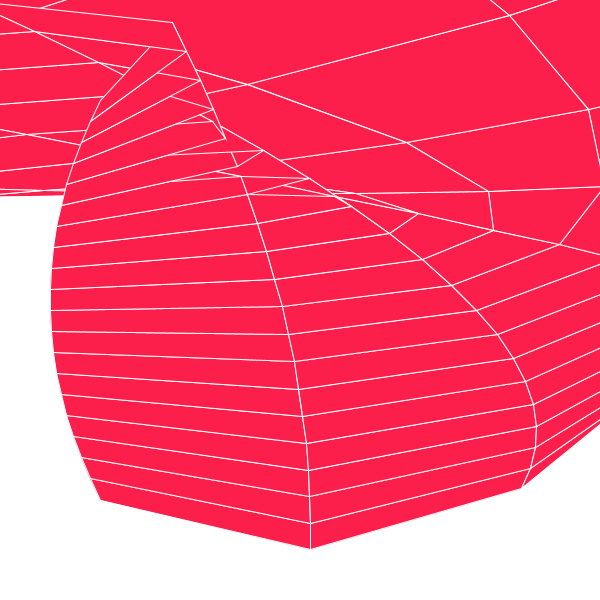
Frame 1 (no input)
Frame 60 (the mouse pressed at the canvas centre just before this capture): identical to frame 1, image omitted
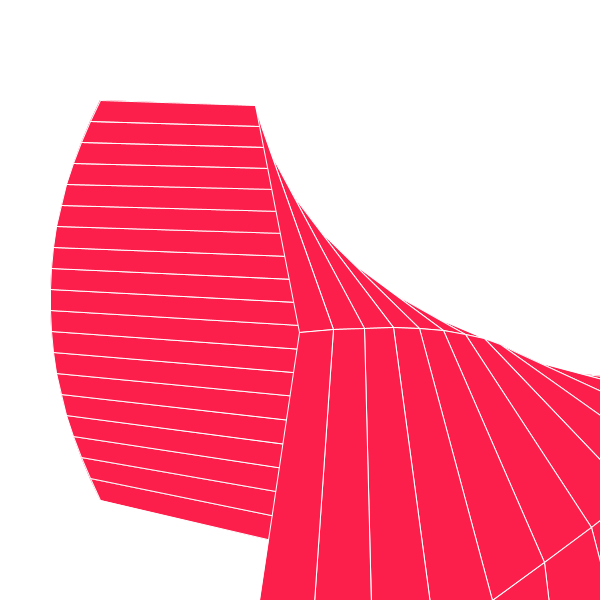
Frame 120 (the mouse held since frame 60 and released just before this capture)

The Processing sketch that drew these frames (run headless with seeded random() and noise(); from frame 60 on, the mouse is pressed at the canvas centre):

// Processing sketch: processing_174645
// ── processing_174645.pde

PVector[][] patch;
int RESOLUTION = 20; // patch resolution
void setup() {
  size(600, 600);
  patch = new PVector[RESOLUTION][RESOLUTION]; 
  for (int i=0; i< RESOLUTION; i++) {
    for (int j=0; j< RESOLUTION; j++) { 
      patch[i][j] = new PVector();
    }
  }
}
float bernstein(float p1, float p2, float p3, float t) { // quadratic bernstein interpolation
  float result= p1*(1-t)*(1-t) + p2*2*(1-t)*t + p3*t*t; 
  return result;
}
PVector uv(int x, int y) {
  // convert (x,y) in range 0 ~ (RESOLUTION-1) to (u,v) in 0~1 scale 
  float u = (float)x / (RESOLUTION-1);
  float v = (float)y / (RESOLUTION-1);
  PVector uv = new PVector(u, v);
  return uv;
}
PVector getPosInBezierPatch(PVector uv, PVector lBottom, PVector mBottom, PVector rBottom, PVector lMiddle, PVector mMiddle, PVector rMiddle, 
PVector lTop, PVector mTop, PVector rTop) {
  // return actural (x,y) that corresponds to (u,v) in a patch defined // by (leftBottom, rightBottom, leftTop, rightTop)
  float u = uv.x;
  float v = uv.y;
  PVector pos = new PVector();
  float u1 = bernstein(lBottom.x, mBottom.x, rBottom.x, 10*u); 
  float u2 = bernstein(lMiddle.x, mMiddle.x, rMiddle.x, 10*u); 
  float u3 = bernstein(lTop.x, mTop.x, rTop.x, 10*u);
  pos.x = bernstein(u1, u2, u3, v);
  u1 = bernstein(lBottom.y, mBottom.y, rBottom.y, 10*u); 
  u2 = bernstein(lMiddle.y, mMiddle.y, rMiddle.y, 10*u);
  u3 = bernstein(lTop.y, mTop.y, rTop.y, 10*u);
  pos.y = bernstein(u1, u2, u3, v);
  return pos;
}

void createPatch(PVector[][] patch, PVector lBottom, PVector mBottom, PVector rBottom, PVector lMiddle, PVector mMiddle, PVector rMiddle, 
PVector lTop, PVector mTop, PVector rTop) {
  for (int iy=0; iy<RESOLUTION; iy++) { 
    for (int ix=0; ix<RESOLUTION; ix++) {
      PVector uv = uv(ix, iy);
      PVector pos = getPosInBezierPatch(uv, lBottom, mBottom, rBottom, lMiddle, mMiddle, rMiddle, lTop, mTop, rTop); 
      patch[iy][ix].x = pos.x;
      patch[iy][ix].y = pos.y;
    }
  }
}
void renderPatch(PVector[][] patch) { 
  fill(255,0,0);
  stroke(255);
  for (int iy=0; iy<RESOLUTION-1; iy++) {
    beginShape(QUAD_STRIP); // try POINTS 
    for (int ix=0; ix<RESOLUTION; ix++) 
    {
    fill(#FC1F4B);
    vertex(patch[iy][ix].x, patch[iy][ix].y); 
    vertex(patch[iy+1][ix].x, patch[iy+1][ix].y);
  } 
  endShape();
} 
}
void draw() { 
  background(255); 
  randomSeed(0);
  // design a patch
  PVector lBottom = new PVector(100, height-100); // left bottom 
  PVector mBottom = new PVector(width/2, height); // middle bottom 
  PVector rBottom = new PVector(width-100, height-100); // right bottom 
  PVector lMiddle = new PVector(0, height/2); // left middle
  PVector mMiddle = new PVector(width/2, height/2); // middle middle 
  PVector rMiddle = new PVector(width, height/2); // right middle
  PVector lTop = new PVector(100, 100); // left top
  PVector mTop = new PVector(width/2, 0); // middle top
  PVector rTop = new PVector(mouseX, mouseY); // right top
  createPatch(patch, lBottom, mBottom, rBottom, lMiddle, mMiddle, rMiddle, lTop, mTop, rTop); 
  renderPatch(patch);
 
}
